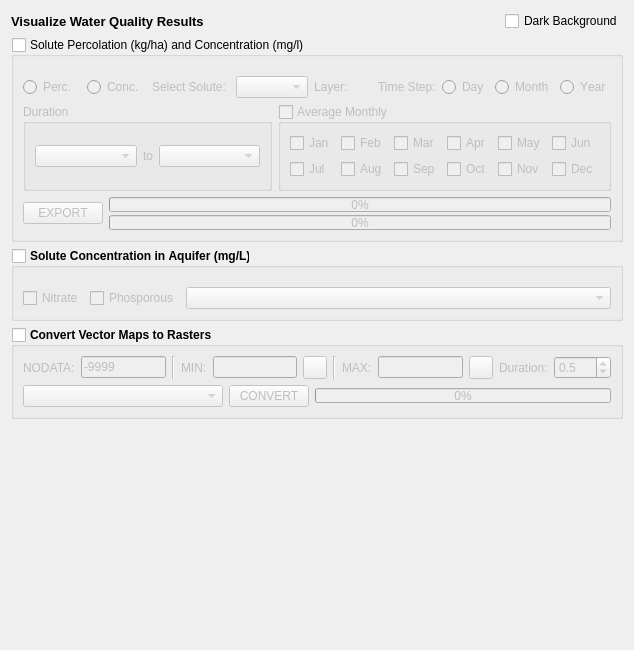
         <widget class="QWidget" name="scrollAreaWidgetContents_4">
          <property name="geometry">
           <rect>
            <x>0</x>
            <y>0</y>
            <width>634</width>
            <height>650</height>
           </rect>
          </property>
          <layout class="QVBoxLayout" name="verticalLayout_54">
           <item>
            <layout class="QHBoxLayout" name="horizontalLayout_60">
             <item>
              <widget class="QLabel" name="label_71">
               <property name="font">
                <font>
                 <pointsize>10</pointsize>
                 <weight>75</weight>
                 <bold>true</bold>
                </font>
               </property>
               <property name="text">
                <string>Visualize Water Quality Results</string>
               </property>
              </widget>
             </item>
             <item>
              <spacer name="horizontalSpacer_8">
               <property name="orientation">
                <enum>Qt::Horizontal</enum>
               </property>
               <property name="sizeHint" stdset="0">
                <size>
                 <width>40</width>
                 <height>20</height>
                </size>
               </property>
              </spacer>
             </item>
             <item>
              <widget class="QCheckBox" name="checkBox">
               <property name="text">
                <string>Dark Background</string>
               </property>
              </widget>
             </item>
            </layout>
           </item>
           <item>
            <widget class="QGroupBox" name="groupBox_14">
             <property name="title">
              <string>Solute Percolation (kg/ha) and Concentration (mg/l)</string>
             </property>
             <property name="checkable">
              <bool>true</bool>
             </property>
             <property name="checked">
              <bool>false</bool>
             </property>
             <layout class="QVBoxLayout" name="verticalLayout_56">
              <item>
               <layout class="QHBoxLayout" name="horizontalLayout_51">
                <property name="topMargin">
                 <number>10</number>
                </property>
                <item>
                 <widget class="QRadioButton" name="radioButton_rt_perc">
                  <property name="text">
                   <string>Perc.</string>
                  </property>
                  <attribute name="buttonGroup">
                   <string notr="true">buttonGroup_rt_perc_conc</string>
                  </attribute>
                 </widget>
                </item>
                <item>
                 <widget class="QRadioButton" name="radioButton_rt_conc">
                  <property name="text">
                   <string>Conc.</string>
                  </property>
                  <attribute name="buttonGroup">
                   <string notr="true">buttonGroup_rt_perc_conc</string>
                  </attribute>
                 </widget>
                </item>
                <item>
                 <widget class="QLabel" name="label_77">
                  <property name="text">
                   <string>Select Solute: </string>
                  </property>
                 </widget>
                </item>
                <item>
                 <widget class="QComboBox" name="comboBox"/>
                </item>
                <item>
                 <widget class="QLabel" name="label_78">
                  <property name="text">
                   <string>Layer:</string>
                  </property>
                 </widget>
                </item>
                <item>
                 <widget class="QLabel" name="label_79">
                  <property name="text">
                   <string>Time Step:</string>
                  </property>
                 </widget>
                </item>
                <item>
                 <widget class="QRadioButton" name="radioButton_mf_rt3d_d">
                  <property name="sizePolicy">
                   <sizepolicy hsizetype="Fixed" vsizetype="Fixed">
                    <horstretch>0</horstretch>
                    <verstretch>0</verstretch>
                   </sizepolicy>
                  </property>
                  <property name="font">
                   <font>
                    <weight>50</weight>
                    <bold>false</bold>
                    <kerning>false</kerning>
                   </font>
                  </property>
                  <property name="text">
                   <string>Day</string>
                  </property>
                 </widget>
                </item>
                <item>
                 <widget class="QRadioButton" name="radioButton_mf_rt3d_m">
                  <property name="sizePolicy">
                   <sizepolicy hsizetype="Fixed" vsizetype="Fixed">
                    <horstretch>0</horstretch>
                    <verstretch>0</verstretch>
                   </sizepolicy>
                  </property>
                  <property name="font">
                   <font>
                    <weight>50</weight>
                    <bold>false</bold>
                    <kerning>false</kerning>
                   </font>
                  </property>
                  <property name="text">
                   <string>Month</string>
                  </property>
                 </widget>
                </item>
                <item>
                 <widget class="QRadioButton" name="radioButton_mf_rt3d_y">
                  <property name="sizePolicy">
                   <sizepolicy hsizetype="Fixed" vsizetype="Fixed">
                    <horstretch>0</horstretch>
                    <verstretch>0</verstretch>
                   </sizepolicy>
                  </property>
                  <property name="font">
                   <font>
                    <weight>50</weight>
                    <bold>false</bold>
                    <kerning>false</kerning>
                   </font>
                  </property>
                  <property name="text">
                   <string>Year</string>
                  </property>
                 </widget>
                </item>
               </layout>
              </item>
              <item>
               <layout class="QHBoxLayout" name="horizontalLayout_65">
                <property name="topMargin">
                 <number>0</number>
                </property>
                <item>
                 <widget class="QGroupBox" name="groupBox_rt_duration">
                  <property name="font">
                   <font>
                    <weight>50</weight>
                    <bold>false</bold>
                    <kerning>false</kerning>
                   </font>
                  </property>
                  <property name="title">
                   <string>Duration</string>
                  </property>
                  <property name="checkable">
                   <bool>false</bool>
                  </property>
                  <property name="checked">
                   <bool>false</bool>
                  </property>
                  <layout class="QHBoxLayout" name="horizontalLayout_70">
                   <item>
                    <widget class="QComboBox" name="comboBox_rt_results_sdate"/>
                   </item>
                   <item>
                    <widget class="QLabel" name="label_73">
                     <property name="sizePolicy">
                      <sizepolicy hsizetype="Fixed" vsizetype="Preferred">
                       <horstretch>0</horstretch>
                       <verstretch>0</verstretch>
                      </sizepolicy>
                     </property>
                     <property name="font">
                      <font>
                       <weight>50</weight>
                       <bold>false</bold>
                       <kerning>false</kerning>
                      </font>
                     </property>
                     <property name="text">
                      <string>to</string>
                     </property>
                    </widget>
                   </item>
                   <item>
                    <widget class="QComboBox" name="comboBox_rt_results_edate"/>
                   </item>
                  </layout>
                 </widget>
                </item>
                <item>
                 <widget class="QgsCollapsibleGroupBox" name="mGroupBox_rt_avg">
                  <property name="font">
                   <font>
                    <weight>50</weight>
                    <bold>false</bold>
                    <kerning>false</kerning>
                   </font>
                  </property>
                  <property name="title">
                   <string>Average Monthly</string>
                  </property>
                  <property name="checkable">
                   <bool>true</bool>
                  </property>
                  <property name="checked">
                   <bool>false</bool>
                  </property>
                  <property name="collapsed">
                   <bool>false</bool>
                  </property>
                  <property name="saveCollapsedState">
                   <bool>false</bool>
                  </property>
                  <layout class="QVBoxLayout" name="verticalLayout_59">
                   <item>
                    <layout class="QGridLayout" name="gridLayout">
                     <item row="0" column="2">
                      <widget class="QCheckBox" name="checkBox_rt_mar">
                       <property name="sizePolicy">
                        <sizepolicy hsizetype="Fixed" vsizetype="Fixed">
                         <horstretch>0</horstretch>
                         <verstretch>0</verstretch>
                        </sizepolicy>
                       </property>
                       <property name="text">
                        <string>Mar</string>
                       </property>
                      </widget>
                     </item>
                     <item row="0" column="0">
                      <widget class="QCheckBox" name="checkBox_rt_jan">
                       <property name="sizePolicy">
                        <sizepolicy hsizetype="Fixed" vsizetype="Fixed">
                         <horstretch>0</horstretch>
                         <verstretch>0</verstretch>
                        </sizepolicy>
                       </property>
                       <property name="text">
                        <string>Jan</string>
                       </property>
                      </widget>
                     </item>
                     <item row="0" column="4">
                      <widget class="QCheckBox" name="checkBox_rt_may">
                       <property name="sizePolicy">
                        <sizepolicy hsizetype="Fixed" vsizetype="Fixed">
                         <horstretch>0</horstretch>
                         <verstretch>0</verstretch>
                        </sizepolicy>
                       </property>
                       <property name="text">
                        <string>May</string>
                       </property>
                      </widget>
                     </item>
                     <item row="0" column="1">
                      <widget class="QCheckBox" name="checkBox_rt_feb">
                       <property name="sizePolicy">
                        <sizepolicy hsizetype="Fixed" vsizetype="Fixed">
                         <horstretch>0</horstretch>
                         <verstretch>0</verstretch>
                        </sizepolicy>
                       </property>
                       <property name="text">
                        <string>Feb</string>
                       </property>
                      </widget>
                     </item>
                     <item row="0" column="3">
                      <widget class="QCheckBox" name="checkBox_rt_apr">
                       <property name="sizePolicy">
                        <sizepolicy hsizetype="Fixed" vsizetype="Fixed">
                         <horstretch>0</horstretch>
                         <verstretch>0</verstretch>
                        </sizepolicy>
                       </property>
                       <property name="text">
                        <string>Apr</string>
                       </property>
                      </widget>
                     </item>
                     <item row="0" column="5">
                      <widget class="QCheckBox" name="checkBox_rt_jun">
                       <property name="sizePolicy">
                        <sizepolicy hsizetype="Fixed" vsizetype="Fixed">
                         <horstretch>0</horstretch>
                         <verstretch>0</verstretch>
                        </sizepolicy>
                       </property>
                       <property name="text">
                        <string>Jun</string>
                       </property>
                      </widget>
                     </item>
                     <item row="1" column="0">
                      <widget class="QCheckBox" name="checkBox_rt_jul">
                       <property name="text">
                        <string>Jul</string>
                       </property>
                      </widget>
                     </item>
                     <item row="1" column="1">
                      <widget class="QCheckBox" name="checkBox_rt_aug">
                       <property name="text">
                        <string>Aug</string>
                       </property>
                      </widget>
                     </item>
                     <item row="1" column="2">
                      <widget class="QCheckBox" name="checkBox_rt_sep">
                       <property name="text">
                        <string>Sep</string>
                       </property>
                      </widget>
                     </item>
                     <item row="1" column="3">
                      <widget class="QCheckBox" name="checkBox_rt_oct">
                       <property name="text">
                        <string>Oct</string>
                       </property>
                      </widget>
                     </item>
                     <item row="1" column="4">
                      <widget class="QCheckBox" name="checkBox_rt_nov">
                       <property name="text">
                        <string>Nov</string>
                       </property>
                      </widget>
                     </item>
                     <item row="1" column="5">
                      <widget class="QCheckBox" name="checkBox_rt_dec">
                       <property name="text">
                        <string>Dec</string>
                       </property>
                      </widget>
                     </item>
                    </layout>
                   </item>
                  </layout>
                 </widget>
                </item>
               </layout>
              </item>
              <item>
               <layout class="QHBoxLayout" name="horizontalLayout_67">
                <item>
                 <widget class="QPushButton" name="pushButton_export_rt_results">
                  <property name="font">
                   <font>
                    <weight>50</weight>
                    <bold>false</bold>
                    <kerning>false</kerning>
                   </font>
                  </property>
                  <property name="text">
                   <string>EXPORT</string>
                  </property>
                 </widget>
                </item>
                <item>
                 <layout class="QVBoxLayout" name="verticalLayout_62">
                  <property name="spacing">
                   <number>3</number>
                  </property>
                  <item>
                   <widget class="QProgressBar" name="progressBar_rt">
                    <property name="maximumSize">
                     <size>
                      <width>16777215</width>
                      <height>15</height>
                     </size>
                    </property>
                    <property name="font">
                     <font>
                      <weight>50</weight>
                      <bold>false</bold>
                      <kerning>false</kerning>
                     </font>
                    </property>
                    <property name="value">
                     <number>0</number>
                    </property>
                   </widget>
                  </item>
                  <item>
                   <widget class="QProgressBar" name="progressBar_rt_results">
                    <property name="maximumSize">
                     <size>
                      <width>16777215</width>
                      <height>15</height>
                     </size>
                    </property>
                    <property name="font">
                     <font>
                      <weight>50</weight>
                      <bold>false</bold>
                      <kerning>false</kerning>
                     </font>
                    </property>
                    <property name="value">
                     <number>0</number>
                    </property>
                   </widget>
                  </item>
                 </layout>
                </item>
               </layout>
              </item>
             </layout>
            </widget>
           </item>
           <item>
            <widget class="QGroupBox" name="groupBox_11">
             <property name="font">
              <font>
               <weight>75</weight>
               <bold>true</bold>
               <kerning>false</kerning>
              </font>
             </property>
             <property name="title">
              <string>Solute Concentration in Aquifer (mg/L)</string>
             </property>
             <property name="checkable">
              <bool>true</bool>
             </property>
             <property name="checked">
              <bool>false</bool>
             </property>
             <layout class="QVBoxLayout" name="verticalLayout_55">
              <item>
               <layout class="QHBoxLayout" name="horizontalLayout_71">
                <property name="topMargin">
                 <number>10</number>
                </property>
                <item>
                 <widget class="QCheckBox" name="checkBox_nitrate">
                  <property name="sizePolicy">
                   <sizepolicy hsizetype="Fixed" vsizetype="Fixed">
                    <horstretch>0</horstretch>
                    <verstretch>0</verstretch>
                   </sizepolicy>
                  </property>
                  <property name="font">
                   <font>
                    <weight>50</weight>
                    <bold>false</bold>
                    <kerning>false</kerning>
                   </font>
                  </property>
                  <property name="text">
                   <string>Nitrate</string>
                  </property>
                  <attribute name="buttonGroup">
                   <string notr="true">buttonGroup_rt3d_map</string>
                  </attribute>
                 </widget>
                </item>
                <item>
                 <widget class="QCheckBox" name="checkBox_phos">
                  <property name="sizePolicy">
                   <sizepolicy hsizetype="Fixed" vsizetype="Fixed">
                    <horstretch>0</horstretch>
                    <verstretch>0</verstretch>
                   </sizepolicy>
                  </property>
                  <property name="font">
                   <font>
                    <weight>50</weight>
                    <bold>false</bold>
                    <kerning>false</kerning>
                   </font>
                  </property>
                  <property name="text">
                   <string>Phosporous</string>
                  </property>
                  <attribute name="buttonGroup">
                   <string notr="true">buttonGroup_rt3d_map</string>
                  </attribute>
                 </widget>
                </item>
                <item>
                 <widget class="QComboBox" name="comboBox_rt_layer"/>
                </item>
               </layout>
              </item>
             </layout>
            </widget>
           </item>
           <item>
            <widget class="QgsCollapsibleGroupBox" name="mGroupBox_cvt_vtr">
             <property name="font">
              <font>
               <weight>75</weight>
               <bold>true</bold>
              </font>
             </property>
             <property name="title">
              <string>Convert Vector Maps to Rasters</string>
             </property>
             <property name="checkable">
              <bool>true</bool>
             </property>
             <property name="checked">
              <bool>false</bool>
             </property>
             <property name="collapsed">
              <bool>false</bool>
             </property>
             <property name="saveCollapsedState">
              <bool>false</bool>
             </property>
             <layout class="QVBoxLayout" name="verticalLayout_60">
              <item>
               <layout class="QHBoxLayout" name="horizontalLayout_69">
                <property name="topMargin">
                 <number>0</number>
                </property>
                <item>
                 <widget class="QLabel" name="label_72">
                  <property name="font">
                   <font>
                    <weight>50</weight>
                    <bold>false</bold>
                   </font>
                  </property>
                  <property name="text">
                   <string>NODATA:</string>
                  </property>
                 </widget>
                </item>
                <item>
                 <widget class="QLineEdit" name="lineEdit_nodata">
                  <property name="font">
                   <font>
                    <weight>50</weight>
                    <bold>false</bold>
                   </font>
                  </property>
                  <property name="text">
                   <string>-9999</string>
                  </property>
                 </widget>
                </item>
                <item>
                 <widget class="Line" name="line_20">
                  <property name="orientation">
                   <enum>Qt::Vertical</enum>
                  </property>
                 </widget>
                </item>
                <item>
                 <widget class="QLabel" name="label_74">
                  <property name="font">
                   <font>
                    <weight>50</weight>
                    <bold>false</bold>
                   </font>
                  </property>
                  <property name="text">
                   <string>MIN:</string>
                  </property>
                 </widget>
                </item>
                <item>
                 <widget class="QLineEdit" name="lineEdit">
                  <property name="font">
                   <font>
                    <weight>50</weight>
                    <bold>false</bold>
                   </font>
                  </property>
                 </widget>
                </item>
                <item>
                 <widget class="QgsColorButton" name="mColorButton_min_rmap">
                  <property name="font">
                   <font>
                    <weight>50</weight>
                    <bold>false</bold>
                   </font>
                  </property>
                  <property name="color">
                   <color>
                    <red>255</red>
                    <green>255</green>
                    <blue>255</blue>
                   </color>
                  </property>
                  <property name="defaultColor">
                   <color>
                    <red>255</red>
                    <green>255</green>
                    <blue>255</blue>
                   </color>
                  </property>
                  <property name="showNoColor">
                   <bool>false</bool>
                  </property>
                 </widget>
                </item>
                <item>
                 <widget class="Line" name="line_19">
                  <property name="orientation">
                   <enum>Qt::Vertical</enum>
                  </property>
                 </widget>
                </item>
                <item>
                 <widget class="QLabel" name="label_75">
                  <property name="font">
                   <font>
                    <weight>50</weight>
                    <bold>false</bold>
                   </font>
                  </property>
                  <property name="text">
                   <string>MAX:</string>
                  </property>
                 </widget>
                </item>
                <item>
                 <widget class="QLineEdit" name="lineEdit_2">
                  <property name="font">
                   <font>
                    <weight>50</weight>
                    <bold>false</bold>
                   </font>
                  </property>
                 </widget>
                </item>
                <item>
                 <widget class="QgsColorButton" name="mColorButton_max_rmap">
                  <property name="color">
                   <color>
                    <red>0</red>
                    <green>0</green>
                    <blue>0</blue>
                   </color>
                  </property>
                  <property name="defaultColor">
                   <color>
                    <red>0</red>
                    <green>0</green>
                    <blue>0</blue>
                   </color>
                  </property>
                  <property name="showNoColor">
                   <bool>false</bool>
                  </property>
                  <property name="noColorString">
                   <string>No color</string>
                  </property>
                 </widget>
                </item>
                <item>
                 <widget class="QLabel" name="label_76">
                  <property name="font">
                   <font>
                    <weight>50</weight>
                    <bold>false</bold>
                   </font>
                  </property>
                  <property name="text">
                   <string>Duration:</string>
                  </property>
                 </widget>
                </item>
                <item>
                 <widget class="QDoubleSpinBox" name="doubleSpinBox_ani_r_time">
                  <property name="font">
                   <font>
                    <weight>50</weight>
                    <bold>false</bold>
                   </font>
                  </property>
                  <property name="decimals">
                   <number>1</number>
                  </property>
                  <property name="singleStep">
                   <double>0.100000000000000</double>
                  </property>
                  <property name="value">
                   <double>0.500000000000000</double>
                  </property>
                 </widget>
                </item>
               </layout>
              </item>
              <item>
               <layout class="QHBoxLayout" name="horizontalLayout_68">
                <property name="leftMargin">
                 <number>0</number>
                </property>
                <item>
                 <widget class="QComboBox" name="comboBox_vector_lyrs">
                  <property name="minimumSize">
                   <size>
                    <width>200</width>
                    <height>0</height>
                   </size>
                  </property>
                  <property name="maximumSize">
                   <size>
                    <width>16777215</width>
                    <height>16777215</height>
                   </size>
                  </property>
                  <property name="font">
                   <font>
                    <weight>50</weight>
                    <bold>false</bold>
                   </font>
                  </property>
                 </widget>
                </item>
                <item>
                 <widget class="QPushButton" name="pushButton_cvt_vtr">
                  <property name="font">
                   <font>
                    <weight>50</weight>
                    <bold>false</bold>
                   </font>
                  </property>
                  <property name="text">
                   <string>CONVERT</string>
                  </property>
                 </widget>
                </item>
                <item>
                 <widget class="QProgressBar" name="progressBar_cvt_vtr">
                  <property name="maximumSize">
                   <size>
                    <width>16777215</width>
                    <height>15</height>
                   </size>
                  </property>
                  <property name="font">
                   <font>
                    <weight>50</weight>
                    <bold>false</bold>
                   </font>
                  </property>
                  <property name="value">
                   <number>0</number>
                  </property>
                 </widget>
                </item>
               </layout>
              </item>
             </layout>
            </widget>
           </item>
           <item>
            <spacer name="verticalSpacer_3">
             <property name="orientation">
              <enum>Qt::Vertical</enum>
             </property>
             <property name="sizeHint" stdset="0">
              <size>
               <width>20</width>
               <height>40</height>
              </size>
             </property>
            </spacer>
           </item>
          </layout>
         </widget>
